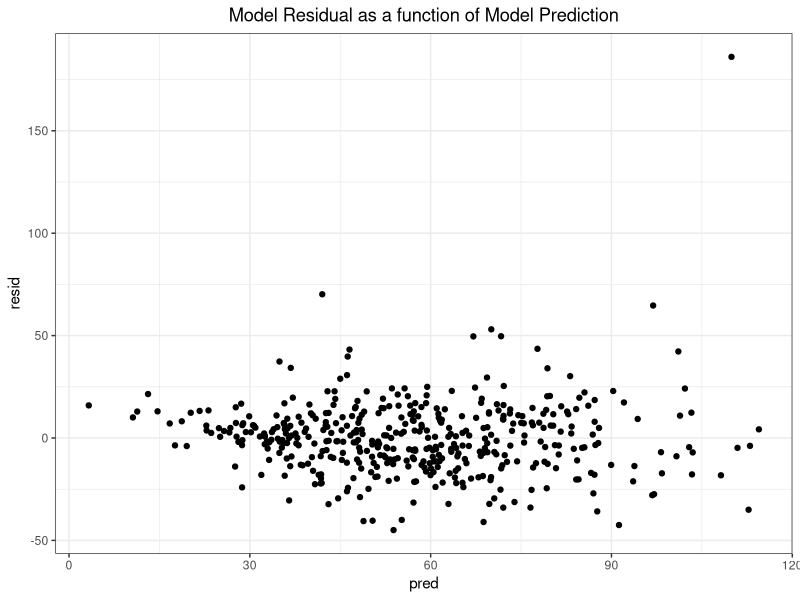
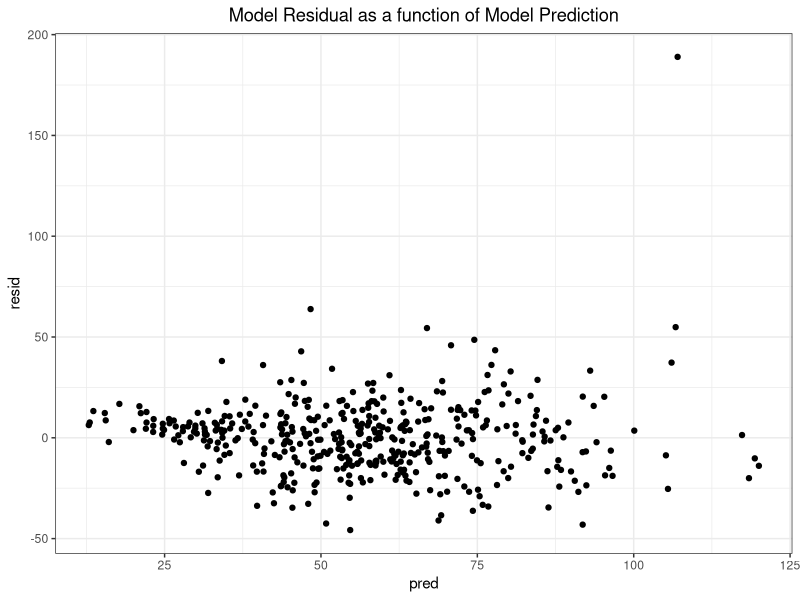
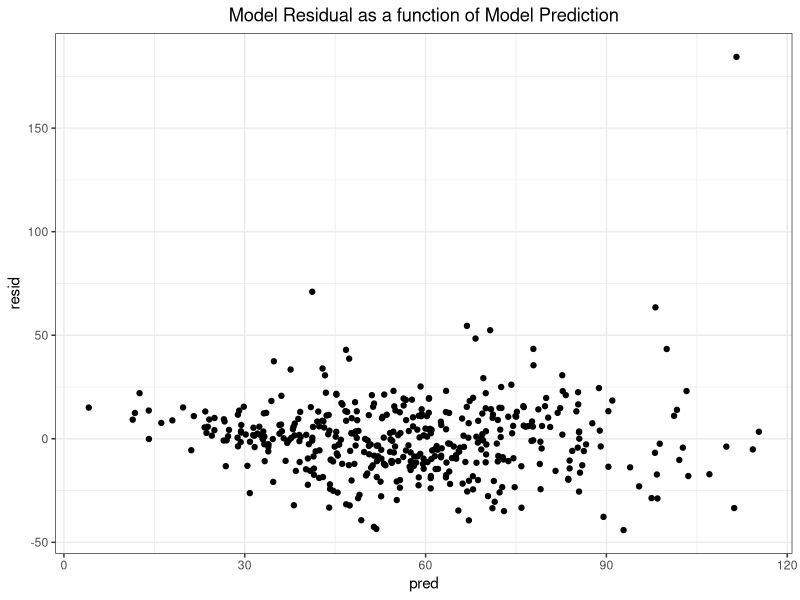
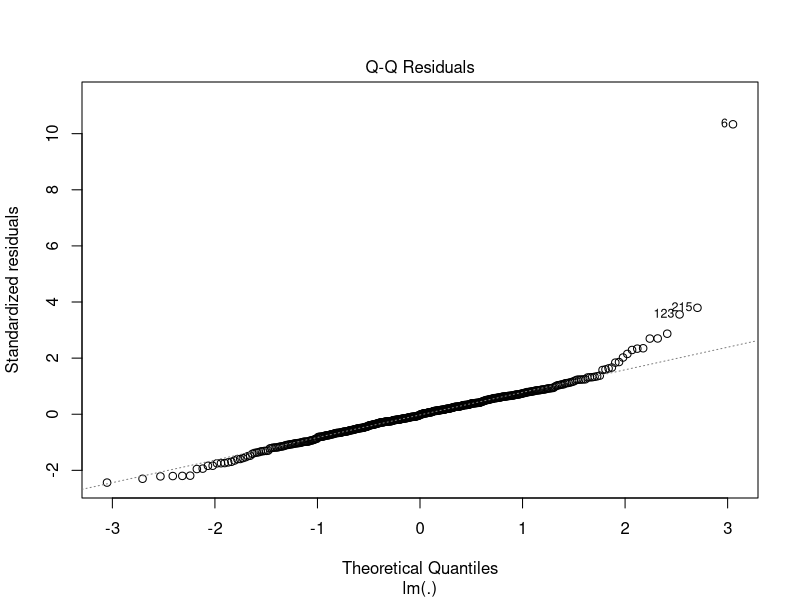
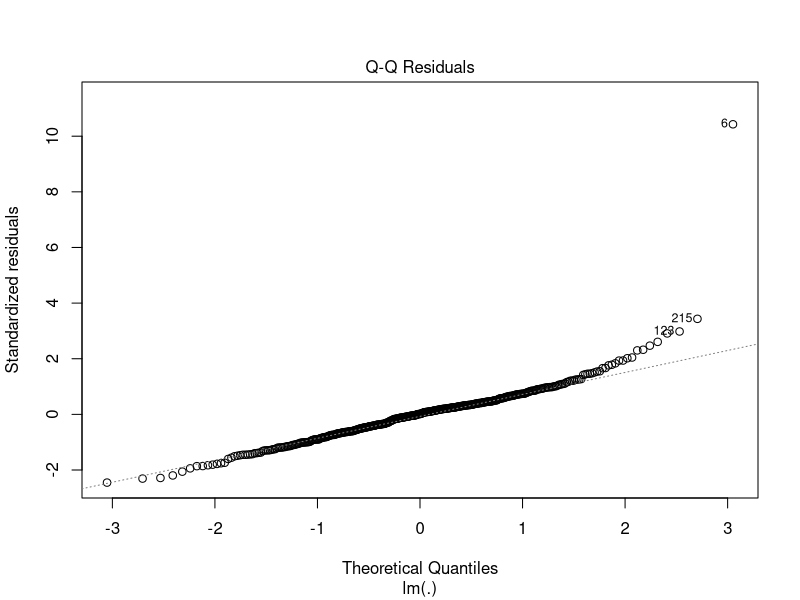
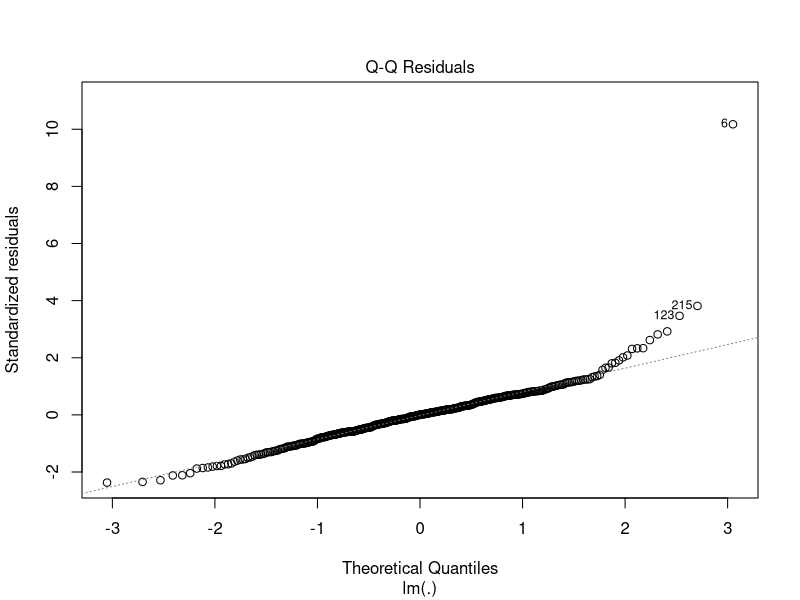

Source code (R) for these figures, in order:
## ---- chunk 1
library(tidyverse)
library(modelr)
library(stringr)
## ---- chunk 2
# Functions

# Purpose: Calculates the Pearson's correlation coefficient between every
# variable in the data set and a specified variable.
# Arguments: v_name: a variable of type character that is the variable name
# Returns: A knitted table of correlations.
get_cor_by_var <- function(v_name) {
  cdi %>%
  map(~cor(as.numeric(.x), pull(cdi, v_name), method = "pearson")) %>%
  as_tibble() %>%
  pivot_longer(id:log_pop_density,
               names_to = "variables",
               values_to = "r") %>%
  mutate(
    sign = ifelse(r < 0, "-", "+"),
    r = abs(r)
  ) %>%
  arrange(desc(r)) %>%
  knitr::kable()
}

# Purpose: Fits the model and gets the model adjusted r-squared.
# Arguments: mod: a variable of type character that is the formula to fit a 
#            linear model.
# Returns: A numeric, the model adjusted r-squared.
get_mod_adj_r_squared <- function(mod) {
  lm(mod, data = cdi) %>%
  broom::glance() %>%
  pull(adj.r.squared)
}

# Purpose: Performs 5-fold cross validation on a model specified by its formula.
# Arguments: mod: a variable of type character that is the formula to fit a 
#            linear model.
# Returns: A numeric, the model root mean squared error.
get_cv_rmse <- function(mod) {
  crossv_kfold(cdi, k = 5) %>%
  mutate(
    train = map(train, as_tibble),
    test = map(test, as_tibble)
  ) %>%
  mutate(
    fitted_mod = map(train, ~lm(mod, data = .x))
  ) %>%
  mutate(
    rmse_mod = map2_dbl(fitted_mod, test, ~rmse(model = .x, data = .y))
  ) %>%
  pull(rmse_mod) %>%
  mean()
}

# Purpose: Fits model.
#          Plots model residual as a function of model prediction for the given
#          model formula.
# Arguments: mod: a variable of type character that is the formula to fit a 
#            linear model.
# Returns: The ggplot.
plot_model_residuals <- function(mod) {
  fitted_mod <- lm(mod, data = cdi) 
  cdi %>%
  add_predictions(fitted_mod) %>%
  add_residuals(fitted_mod) %>%
  ggplot(aes(x = pred, y = resid)) +
  geom_point() +
  theme_bw() +
  labs(
    title = "Model Residual as a function of Model Prediction"
  ) +
  theme(plot.title = element_text(hjust = 0.5))
}

# Purpose: Fits the specified model and creates a QQ Plot.
# Arguments: mod: a variable of type character that is the formula to fit a 
#            linear model.
# Returns: The plot.
plot_mod_qq <- function(mod) {
  mod %>%
  lm(data = cdi) %>%
  plot(which = 2)
}
## ---- chunk 3
cdi <- read_csv(here::here("data", "cdi.csv")) %>%
  mutate(CRM_1000 = (crimes/pop) * 1000,
         region = as.factor(region),
         region = fct_recode(region, "northeast" = "1", "north_central" = "2",
                             "south" = "3", "west" = "4"),
         pop_density = pop/area,
         log_pop18 = log(pop18),
         log_poverty = log(poverty),
         log_totalinc = log(totalinc),
         log_pcincome = log(pcincome),
         log_pop_density = log(pop_density))
## ---- chunk 4
get_cor_by_var("CRM_1000")
## ---- chunk 5
# Define model formulas and put in a list
fit1 <- "CRM_1000 ~ pop_density + region + poverty + pcincome + poverty*pop_density"
fit2 <- "CRM_1000 ~ pop_density + poverty"
fit3 <- "CRM_1000 ~ pop_density + poverty + region"
fit4 <- "CRM_1000 ~ pop_density + poverty + region + totalinc"
fit5 <- "CRM_1000 ~ pop_density + poverty + region + pcincome"
fit6 <- "CRM_1000 ~ pop_density + poverty + region + pcincome + area"
fit7 <- str_c("CRM_1000 ~ pop_density + region + poverty + pcincome + ", 
              "region*poverty + region*pcincome")
fit8 <- str_c("CRM_1000 ~ pop_density + region + poverty + pcincome + ",
              "poverty*pop_density + region*pcincome")
fit9 <- str_c("CRM_1000 ~ pop_density + region + poverty + pcincome + ",
              "poverty*pop_density + region*pcincome + poverty*pcincome")
fit10 <- str_c("CRM_1000 ~ pop_density + region + poverty + pcincome + hsgrad + ",
              "poverty*pop_density + region*pcincome")
fit11 <- str_c("CRM_1000 ~ pop_density + region + poverty + pcincome + hsgrad +",
               "poverty*pop_density")
fit12 <- "CRM_1000 ~ region + log_pop18 + log_poverty + log_pcincome + log_pop_density"
fit13 <- "CRM_1000 ~ region + log_pop_density + log_totalinc + log_pop18 + log_poverty"
fit14 <- "CRM_1000 ~ log_pop_density + region + log_poverty + log_pcincome"
fit15 <- "CRM_1000 ~ log_pop_density + region + log_poverty + log_totalinc"

model_list <-  
  list(
    f1 = fit1,
    f2 = fit2,
    f3 = fit3,
    f4 = fit4,
    f5 = fit5,
    f6 = fit6,
    f7 = fit7,
    f8 = fit8,
    f9 = fit9,
    f10 = fit10,
    f11 = fit11,
    f12 = fit12,
    f13 = fit13,
    f14 = fit14,
    f15 = fit15
  )
## ---- chunk 6
# Get each model's adjusted r-squared
map(model_list, get_mod_adj_r_squared) %>%
  as_tibble() %>%
  pivot_longer(f1:f15,
               names_to = "model",
               values_to = "adj_r_squared") %>%
  arrange(desc(adj_r_squared)) %>%
  knitr::kable()
## ---- chunk 7
# Perform 5-fold cross validation for each model
map(model_list, get_cv_rmse) %>%
  as_tibble() %>%
  pivot_longer(f1:f15,
               names_to = "model",
               values_to = "RMSE") %>%
  arrange(RMSE) %>%
  knitr::kable()
## ---- chunk 8
plot_model_residuals(fit13)
## ---- chunk 9
plot_model_residuals(fit14)
## ---- chunk 10
plot_model_residuals(fit15)
## ---- chunk 11
plot_mod_qq(fit13)
## ---- chunk 12
plot_mod_qq(fit14)
## ---- chunk 13
plot_mod_qq(fit15)
